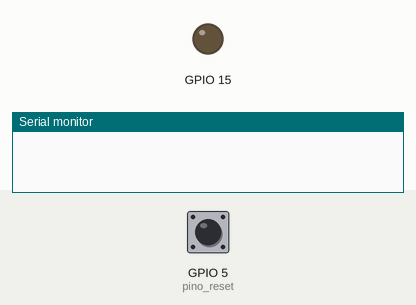
Bench run of a sketch on a simulated ESP32. Shown: output pins drawn as LEDs (lit = HIGH), the last lines printed to the serial monitor. The inputs (shaded band) are chosen by the test bench; at power-on: GPIO 5 (pino_reset) HIGH. WiFi joins after 1.5 s; servers stay silent unless stated.

Above: at 0.1 s.
At 1.6 s:
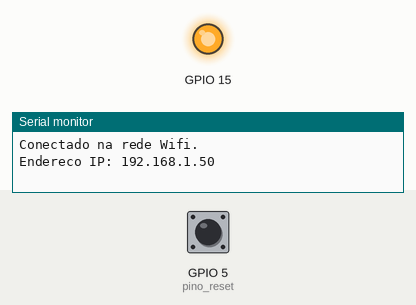
Timing chart, 0 to 3.1 s (numbered marks = the images above):
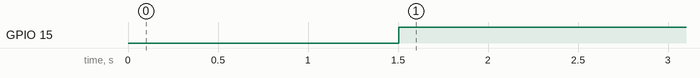

Measured:
- by itself, GPIO 15: LOW → HIGH at 1.5 s

The sketch:

section2.3.ino
```cpp
//Incluo biblioteca
#include <WiFiManager.h>

//Objeto do Wifi do AP
WiFiManager wifiManager;


//Define o pino para reset das definicoes de wifi
int pino_reset = 5;

//Configurações iniciais *******************
void setup() {
  //Definindo que o sinal irá sair para ligar o led da placa
  pinMode(15, OUTPUT);
  //Definindo que o interruptor irá receber um sinal
  pinMode(pino_reset, INPUT);

  //Especifico a comunicação com o monitor
  Serial.begin(115200);

  //Cria um AP (Access Point) ("nome da rede", "senha da rede")
  wifiManager.setConfigPortalTimeout(240);
  if (!wifiManager.autoConnect("ESP32-WIFI-Was", "12345678")) {
    Serial.println(F("Falha na conexao. Resetar e tentar novamente..."));
    delay(3000);
    ESP.restart();
    delay(5000);
  }
  //Mensagem caso conexao Ok
  Serial.println(F("Conectado na rede Wifi."));
  Serial.print(F("Endereco IP: "));
  Serial.println(WiFi.localIP());
}

//Programa principal ***********************
void loop() {
  //Se o botão de reset for pressionado
  if (digitalRead(pino_reset) == LOW) {

    digitalWrite(15,LOW); //Apaga LED

    //Apaga os dados da rede wifi gravados na memoria e abre AP
    WiFiManager wifiManager;
    wifiManager.resetSettings();
    Serial.println("Configuracoes zeradas!");
    ESP.restart();
  }

  if(WiFi.status()== WL_CONNECTED){ //Se conectado na rede
    digitalWrite(15,HIGH); //Acende LED
  }else{
    digitalWrite(15,LOW); //Apaga LED
    wifiManager.autoConnect();//Função para se autoconectar na rede caso caia
  }

}
```
